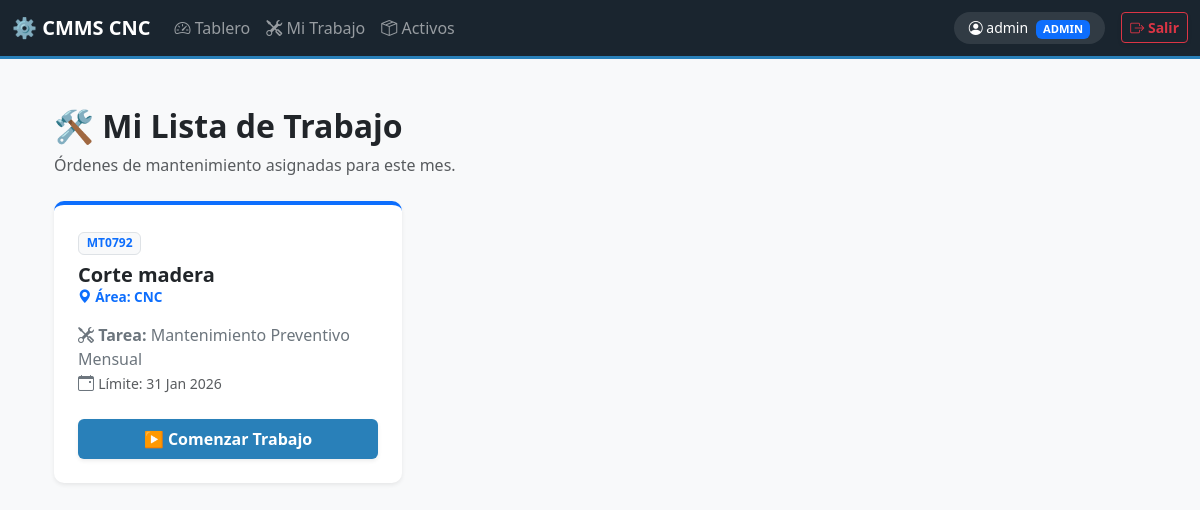
/trabajo/ (signed in), run on the app's committed database.
### mantenimiento/models.py (models this page shows, shortened)
class OrdenTrabajo(models.Model):
    ESTADOS = [
        ('PENDIENTE', 'Pendiente'),
        ('PROCESO', 'En Proceso'),
        ('COMPLETADO', 'Completado'),
    ]
    plan = models.ForeignKey(PlanPM, on_delete=models.CASCADE)
    fecha_inicio_ventana = models.DateField()
    fecha_fin_ventana = models.DateField()
    estado = models.CharField(max_length=15, choices=ESTADOS, default='PENDIENTE')
    comentarios = models.TextField(blank=True)
    fecha_finalizado = models.DateTimeField(null=True, blank=True)

class PlanPM(models.Model):
    activo = models.ForeignKey(Activo, on_delete=models.CASCADE, related_name='planes')
    plantilla = models.ForeignKey(PlantillaPM, on_delete=models.PROTECT)
    frecuencia_meses = models.IntegerField(default=1, help_text="Cada cuántos meses")
    fecha_proxima_ejecucion = models.DateField(null=True, blank=True, verbose_name="Mes de inicio")

class Activo(models.Model):
    codigo = models.CharField(max_length=20, unique=True)
    descripcion = models.CharField(max_length=100)
    area = models.ForeignKey(Area, on_delete=models.CASCADE)
    estatus_activo = models.BooleanField(default=True)

class Area(models.Model):
    nombre = models.CharField(max_length=50)

class PlantillaPM(models.Model):
    nombre = models.CharField(max_length=100)
    checklist = models.TextField(help_text="Escribe aquí las tareas")

### mantenimiento/views.py (the view)
# urls.py: path('trabajo/', views.lista_trabajo, name='trabajo'),
@login_required
def lista_trabajo(request):
    hoy = timezone.now().date()
    ordenes = OrdenTrabajo.objects.filter(estado__in=['PENDIENTE', 'PROCESO'], fecha_inicio_ventana__month=hoy.month)
    return render(request, 'mantenimiento/trabajo.html', {'ordenes': ordenes})

### mantenimiento/templates/mantenimiento/trabajo.html (shortened to what this page needs)
{% extends 'mantenimiento/base.html' %}
{% block content %}
<div class="container py-4">
    <div class="mb-4">
        <h2 class="fw-bold text-dark">🛠️ Mi Lista de Trabajo</h2>
        <p class="text-muted">Órdenes de mantenimiento asignadas para este mes.</p>
    </div>
    <div class="row">
        {% for orden in ordenes %}
        <div class="col-md-6 col-lg-4 mb-4">
            <div class="card h-100 shadow-sm border-0 border-top border-4 {% if orden.estado == 'PROCESO' %}border-info{% else %}border-primary{% endif %} bg-white">
                <div class="card-body p-4">
                    <div class="d-flex justify-content-between align-items-start mb-3">
                        <div>
                            <span class="badge bg-light text-primary border mb-2">{{ orden.plan.activo.codigo }}</span>
                            <h5 class="card-title fw-bold mb-0">{{ orden.plan.activo.descripcion }}</h5>
                            <p class="text-primary fw-bold mb-0" style="font-size: 0.85rem;">
                                <i class="bi bi-geo-alt-fill"></i> Área: {{ orden.plan.activo.area.nombre }}
                            </p>
                        </div>
                    </div>
                    <p class="card-text text-secondary mb-4">
                        <i class="bi bi-tools"></i> <strong>Tarea:</strong> {{ orden.plan.plantilla.nombre }}<br>
                        <i class="bi bi-calendar-event"></i> <small class="text-muted">Límite: {{ orden.fecha_fin_ventana|date:"d M Y" }}</small>
                    </p>
                    <div class="d-grid gap-2">
                        {% if orden.estado == 'PENDIENTE' %}
                            <form method="POST" action="{% url 'comenzar_orden' orden.id %}">
                                <button type="submit" class="btn btn-primary fw-bold py-2 w-100 shadow-sm">
                                    ▶️ Comenzar Trabajo
                                </button>
                            </form>
                        {% endif %}
                    </div>
                </div>
            </div>
        </div>
        {% endfor %}
    </div>
</div>
{% endblock %}

### mantenimiento/templates/mantenimiento/base.html (shortened to what this page needs)
<!DOCTYPE html>
<html lang="es">
<head>
    <link href="https://cdn.jsdelivr.net/npm/bootstrap@5.3.0/dist/css/bootstrap.min.css" rel="stylesheet">
    <link rel="stylesheet" href="https://cdn.jsdelivr.net/npm/bootstrap-icons@1.11.1/font/bootstrap-icons.css">
</head>
<body>
    <nav class="navbar navbar-expand-lg navbar-dark bg-dark sticky-top">
        <div class="container-fluid">
            <a class="navbar-brand fw-bold" href="{% url 'tablero' %}">⚙️ CMMS CNC</a>
            <div class="collapse navbar-collapse" id="navbarNav">
                <ul class="navbar-nav me-auto">
                    <li class="nav-item">
                        <a class="nav-link" href="{% url 'tablero' %}"><i class="bi bi-speedometer2"></i> Tablero</a>
                    </li>
                    <li class="nav-item">
                        <a class="nav-link" href="{% url 'trabajo' %}"><i class="bi bi-tools"></i> Mi Trabajo</a>
                    </li>
                    <li class="nav-item">
                        <a class="nav-link" href="{% url 'lista_activos' %}"><i class="bi bi-box-seam"></i> Activos</a>
                    </li>
                </ul>
                <div class="d-flex align-items-center">
                    {% if user.is_authenticated %}
                        <div class="user-badge text-white me-3 small d-none d-md-block">
                            <i class="bi bi-person-circle"></i>
                            {{ user.username }}
                            {% if user.is_staff %}<span class="badge bg-primary ms-1" style="font-size: 0.7rem;">ADMIN</span>{% endif %}
                        </div>
                        <form action="{% url 'logout' %}" method="post" class="m-0">
                            <button type="submit" class="btn btn-outline-danger btn-sm fw-bold shadow-sm">
                                <i class="bi bi-box-arrow-right"></i> Salir
                            </button>
                        </form>
                    {% endif %}
                </div>
            </div>
        </div>
    </nav>
    <div class="container mt-4 mb-5">
        {% block content %}
        {% endblock %}
    </div>
</body>
</html>

### mantenimiento/templates/mantenimiento/base.html (style rules this page uses)
:root { --primary-dark: #1a252f; --accent-blue: #2980b9; --bg-light: #f8f9fa; }
body { background-color: var(--bg-light); font-family: 'Segoe UI', Tahoma, Geneva, Verdana, sans-serif; }
.navbar { background-color: var(--primary-dark) !important; border-bottom: 3px solid var(--accent-blue); }
.card { border: none; border-radius: 10px; box-shadow: 0 4px 12px rgba(0,0,0,0.05); transition: all 0.3s ease; }
.btn-primary { background-color: var(--accent-blue); border: none; }
.nav-link { font-weight: 500; }
.user-badge { background: rgba(255,255,255,0.1); border-radius: 20px; padding: 5px 15px; }

### data on the page
OrdenTrabajo: plan.activo.codigo "MT0792", plan.activo.descripcion "Corte madera", plan.activo.area.nombre "CNC", plan.plantilla.nombre "Mantenimiento Preventivo Mensual", fecha_fin_ventana "31 Jan 2026", estado "▶️ Comenzar Trabajo"

### other printed values
{{ user.username }} "admin"
